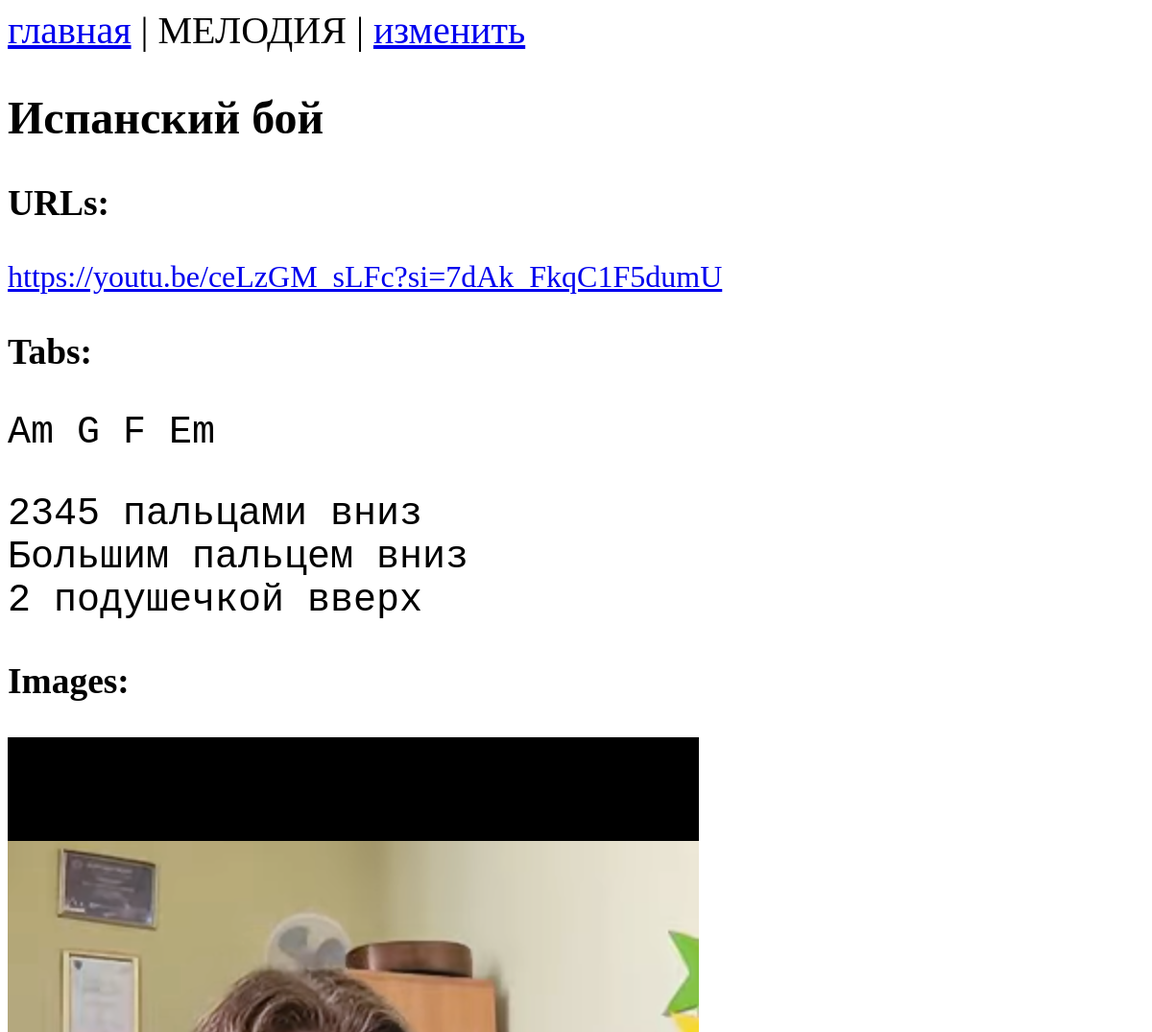
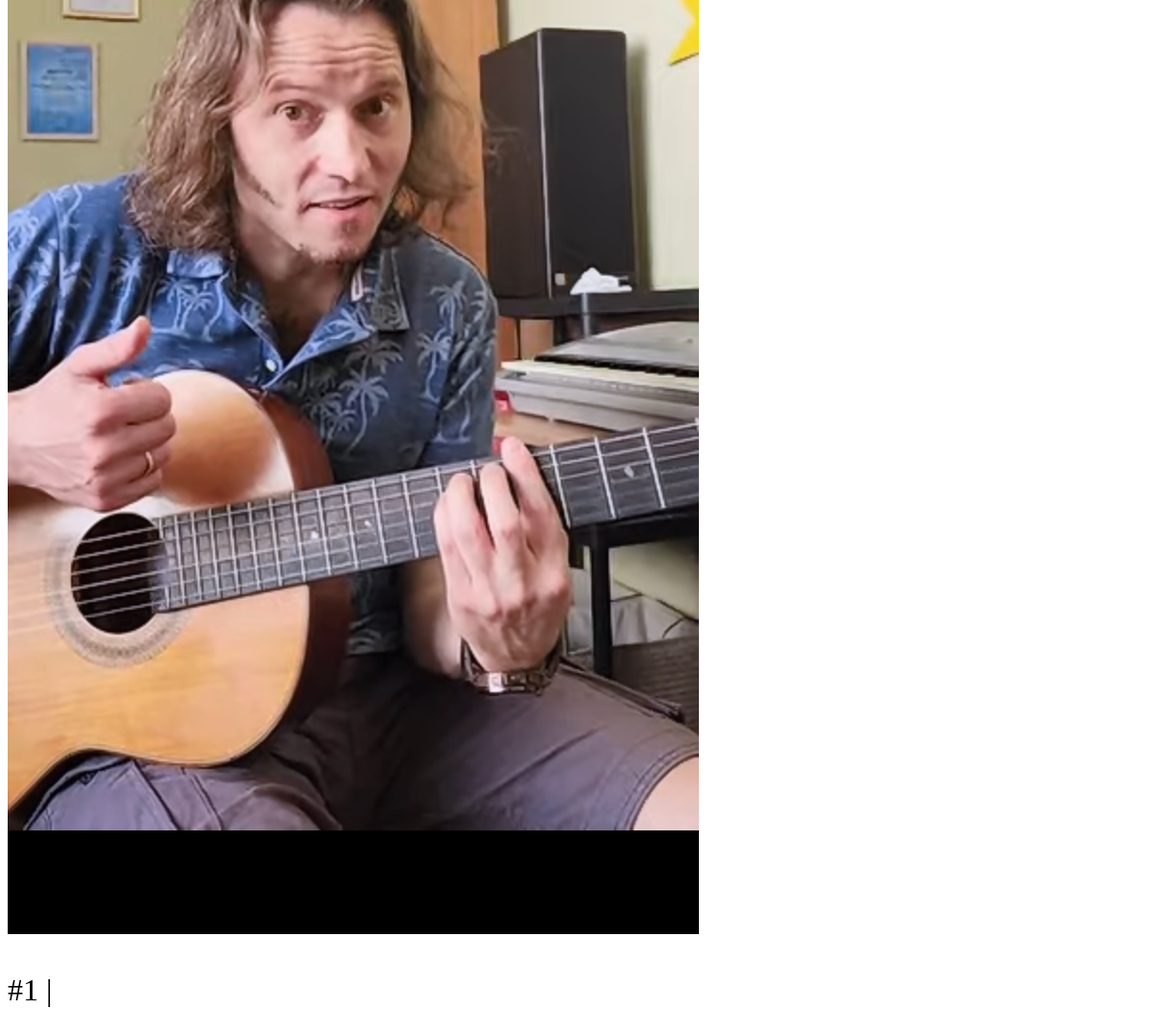
Screenshot of /show_melody/78/ with the database file from the repository (2 pictures, top to bottom).
### app/models.py (models this page shows)
class Melody(models.Model):
    name = models.CharField(max_length=200, unique=True)
    type = models.CharField(max_length=20, null=True, blank=True)
    date = models.DateTimeField()
    comment = models.CharField(max_length=200, blank=True)

class URL(models.Model):
    melody = models.ForeignKey(Melody, on_delete=models.CASCADE)
    url = models.URLField(blank=True)

class Tab(models.Model):
    melody = models.ForeignKey(Melody, on_delete=models.CASCADE)
    tab = models.TextField(null=True, blank=True)

class Image(models.Model):
    melody = models.ForeignKey(Melody, on_delete=models.CASCADE)
    path = models.ImageField(upload_to='images', null=True, blank=True)
    order_num = models.IntegerField(default=1)
    image_comment = models.CharField(max_length=200, blank=True)

### app/views.py (the view)
# urls.py: path('show_melody/<int:id>/', views.show_melody),
def show_melody(request, id):
    melody = Melody.objects.filter(id=id)[0]
    urls = URL.objects.filter(melody_id=id)
    tabs = Tab.objects.filter(melody_id=id)
    images = Image.objects.filter(melody_id=id).order_by("order_num")
    return render(request, 'show_melody.html', {'melody': melody, 'urls': urls, 'tabs': tabs, 'images': images})

### app/templates/show_melody.html (shortened to what this page needs)
{% extends "base.html" %}
    {% block menu %} <a href="../../">главная</a> | МЕЛОДИЯ | <a href="../../edit_melody/{{melody.id}}">изменить</a> {% endblock menu %}
    {% block header %} {{melody.name}} {% endblock header %}
    {% block content %}
        <body>
            <h3> URLs: </h3>
            {% for u in urls %}
            <a href="{{u.url}}">{{u.url}}</a> <br />
            {% endfor %}
            <h3> Tabs: </h3>
            {% for t in tabs %}
            <pre>{{t.tab}}</pre>
            {% endfor %}
            <h3> Images: </h3>
            {% for i in images %}
            <img src=/media/{{i.path}} alt="no image">
            <p>#{{i.order_num}} | {{i.image_comment}}</p>
            {% endfor %}
        </body>
    {% endblock content %}

### app/templates/base.html (style rules this page uses)
html * { max-height:999999px; }
body { font-size: 32px; }
pre { font-size: 40px; }
img { max-width:100%; }

### rows the page displays
Melody: name "Испанский бой"
URL: url "https://youtu.be/ceLzGM_sLFc?si=7dAk_FkqC1F5dumU"
Tab: tab "Am G F Em"
Tab: tab "2345 пальцами вниз Большим пальцем вниз 2 подушечкой вверх"
Image: path (picture), order_num "1"
